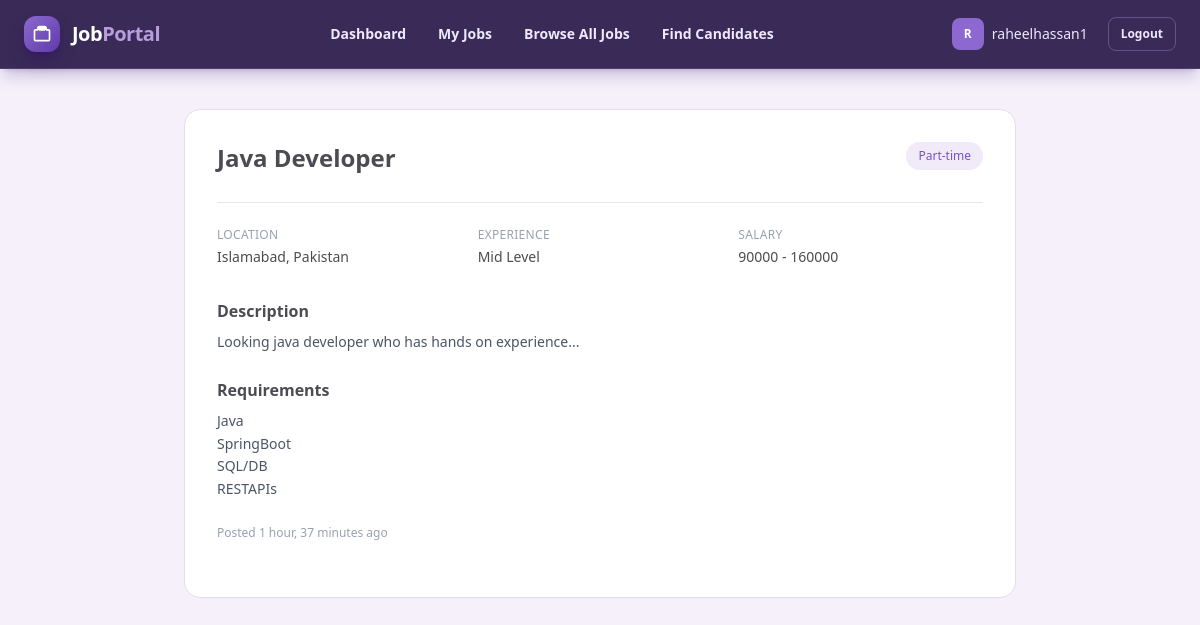
The app's page /jobs/4/ (signed in) with its own data.
### accounts/models.py (models this page shows)
class User(AbstractUser):
    class Role(models.TextChoices):
        CANDIDATE = "candidate", "Candidate"
        COMPANY = "company", "Company"
    email = models.EmailField(unique=True)
    role = models.CharField(
        max_length=20,
        choices=Role.choices,
        blank = True
    )
    REQUIRED_FIELDS = ["email"]

### jobs/models.py (models this page shows, shortened)
class Job(models.Model):
    class JobType(models.TextChoices):
        FULL_TIME = "full_time", "Full-time"
        PART_TIME = "part_time", "Part-time"
        CONTRACT = "contract", "Contract"
        REMOTE = "remote", "Remote"
    class ExperienceLevel(models.TextChoices):
        ENTRY = "entry", "Entry Level"
        MID = "mid", "Mid Level"
        SENIOR = "senior", "Senior Level"
    company = models.ForeignKey(CompanyProfile, on_delete=models.CASCADE, related_name="jobs")
    title = models.CharField(max_length=200)
    description = models.TextField()
    requirements = models.TextField(blank=True)
    location = models.CharField(max_length=100)
    job_type = models.CharField(max_length=20, choices=JobType.choices)
    experience_level = models.CharField(max_length=20, choices=ExperienceLevel.choices)
    salary_min = models.PositiveIntegerField(blank=True, null=True)
    salary_max = models.PositiveIntegerField(blank=True, null=True)
    is_active = models.BooleanField(default=True)
    posted_at = models.DateTimeField(auto_now_add=True)

### jobs/views.py (the view)
# urls.py: path("<int:job_id>/", views.job_detail, name="job_detail"),
def job_detail(request, job_id):
    job = get_object_or_404(Job, pk=job_id, is_active=True)
    return render(request, "jobs/job_detail.html", {"job": job})

### jobs/templates/jobs/job_detail.html (shortened to what this page needs)
{% extends "base.html" %}
{% block content %}
<div class="max-w-4xl mx-auto px-4 py-10 sm:px-8">
  <div class="bg-white border border-[#e3ddef] rounded-2xl p-8">
    <div class="flex justify-between items-start mb-6 pb-6 border-b border-[#e9e2f4]">
      <div>
        <h1 class="text-[#4d4b52] text-2xl font-bold">{{ job.title }}</h1>
      </div>
      <span class="text-xs font-medium text-[#7852c4] bg-[#f0eaf9] px-3 py-1.5 rounded-full whitespace-nowrap">
        {{ job.get_job_type_display }}
      </span>
    </div>
    <div class="grid sm:grid-cols-3 gap-4 mb-8">
      <div>
        <p class="text-gray-400 text-xs uppercase tracking-wide mb-1">Location</p>
        <p class="text-[#4d4b52] text-sm font-medium">{{ job.location }}</p>
      </div>
      <div>
        <p class="text-gray-400 text-xs uppercase tracking-wide mb-1">Experience</p>
        <p class="text-[#4d4b52] text-sm font-medium">{{ job.get_experience_level_display }}</p>
      </div>
      <div>
        <p class="text-gray-400 text-xs uppercase tracking-wide mb-1">Salary</p>
        <p class="text-[#4d4b52] text-sm font-medium">
          {% if job.salary_min or job.salary_max %}
            {{ job.salary_min|default:"—" }} - {{ job.salary_max|default:"—" }}
          {% else %}
            Not disclosed
          {% endif %}
        </p>
      </div>
    </div>
    <div class="mb-6">
      <h2 class="text-[#4d4b52] text-base font-semibold mb-2">Description</h2>
      <p class="text-gray-600 text-sm leading-relaxed whitespace-pre-line">{{ job.description }}</p>
    </div>
    {% if job.requirements %}
      <div class="mb-6">
        <h2 class="text-[#4d4b52] text-base font-semibold mb-2">Requirements</h2>
        <p class="text-gray-600 text-sm leading-relaxed whitespace-pre-line">{{ job.requirements }}</p>
      </div>
    {% endif %}
    <p class="text-gray-400 text-xs mb-6">Posted {{ job.posted_at|timesince }} ago</p>
  </div>
</div>
{% endblock %}

### theme/templates/base.html (shortened to what this page needs)
{% load tailwind_tags %}
<!DOCTYPE html>
<html lang="en">
<head>
    {% tailwind_css %}
</head>
<body class="min-h-screen overflow-x-hidden bg-[#f5f0fa] text-[#4d4b52]">
    {% block navbar %}
    <nav class="sticky top-0 z-50 border-b border-white/10 bg-[#2f1f4e]/95 px-4 py-3 shadow-lg shadow-violet-950/20 backdrop-blur sm:px-6">
        <div class="mx-auto flex max-w-7xl items-center justify-between gap-3">
            <a href="/" class="flex shrink-0 items-center gap-2 text-lg font-bold tracking-tight text-white sm:gap-3 sm:text-xl">
                <span class="grid h-9 w-9 place-items-center rounded-xl bg-gradient-to-br from-[#8d68d0] to-[#5f3ba9] shadow-lg shadow-violet-950/50">
                </span>
                <span class="hidden sm:inline">
                    Job<span class="text-[#b99ddd]">Portal</span>
                </span>
            </a>
            {% if request.user.is_authenticated %}
                <div class="flex min-w-0 items-center gap-1 overflow-x-auto text-xs sm:gap-2 sm:text-sm">
                    <a href="{% url 'profiles:profile_view' %}"
                    class="whitespace-nowrap rounded-lg px-3 py-2 font-semibold transition {% if request.resolver_match.url_name == 'profile_view' %}bg-[#7852c4] text-white shadow-md shadow-violet-950/30{% else %}text-violet-100 hover:bg-white/10 hover:text-white{% endif %}">
                        Dashboard
                    </a>
                    {% if request.user.role == "company" %}
                        <a href="#" class="whitespace-nowrap rounded-lg px-3 py-2 font-semibold text-violet-100 transition hover:bg-white/10 hover:text-white">
                            My Jobs
                        </a>
                        <a href="{% url 'jobs:job_list' %}" class="whitespace-nowrap rounded-lg px-3 py-2 font-semibold text-violet-100 transition hover:bg-white/10 hover:text-white">
                            Browse All Jobs
                        </a>
                        <a href="#" class="whitespace-nowrap rounded-lg px-3 py-2 font-semibold text-violet-100 transition hover:bg-white/10 hover:text-white">
                            Find Candidates
                        </a>
                    {% endif %}
                </div>
                <div class="flex shrink-0 items-center gap-2 sm:gap-3">
                    <a href="{% url 'profiles:profile_view' %}"
                        class="hidden items-center gap-2 rounded-xl px-2 py-1.5 text-sm text-violet-100 transition hover:bg-white/10 hover:text-white md:flex">
                            {% if request.user.role == "candidate" and request.user.candidate_profile.profile_image %}
                                <img src="{{ request.user.candidate_profile.profile_image.url }}"
                                    alt="{{ request.user.username }}"
                                    class="h-8 w-8 rounded-lg object-cover">
                            {% elif request.user.role == "company" and request.user.company_profile.profile_image %}
                                <img src="{{ request.user.company_profile.profile_image.url }}"
                                    alt="{{ request.user.username }}"
                                    class="h-8 w-8 rounded-lg object-cover">
                            {% else %}
                                <span class="grid h-8 w-8 place-items-center rounded-lg bg-[#8d68d0] text-xs font-bold text-white">
                                    {{ request.user.username|first|upper }}
                                </span>
                            {% endif %}
                            <span class="max-w-24 truncate font-medium">
                                {{ request.user.username }}
                            </span>
                    </a>
                    <form method="post" action="{% url 'accounts:logout' %}">
                        <button type="submit"
                                class="rounded-lg border border-[#a98cdd]/40 px-3 py-2 text-xs font-semibold text-violet-100 transition hover:border-[#cdb9ed] hover:bg-white/10 hover:text-white">
                            Logout
                        </button>
                    </form>
                </div>
            {% endif %}
        </div>
    </nav>
    {% endblock %}
    <main class="{% block main_class %}min-h-[calc(100vh-64px)] w-full{% endblock %}">
        {% block content %}{% endblock %}
    </main>
</body>
</html>

### records on screen
User: user.username|first "R", user.username "raheelhassan1"
Job: title "Java Developer", job_type "Part-time", location "Islamabad, Pakistan", experience_level "Mid Level", salary_min "90000", salary_max "160000", description "Looking java developer who has hands on experience...", requirements "Java SpringBoot SQL/DB RESTAPIs", posted_at "1 hour, 37 minutes"
